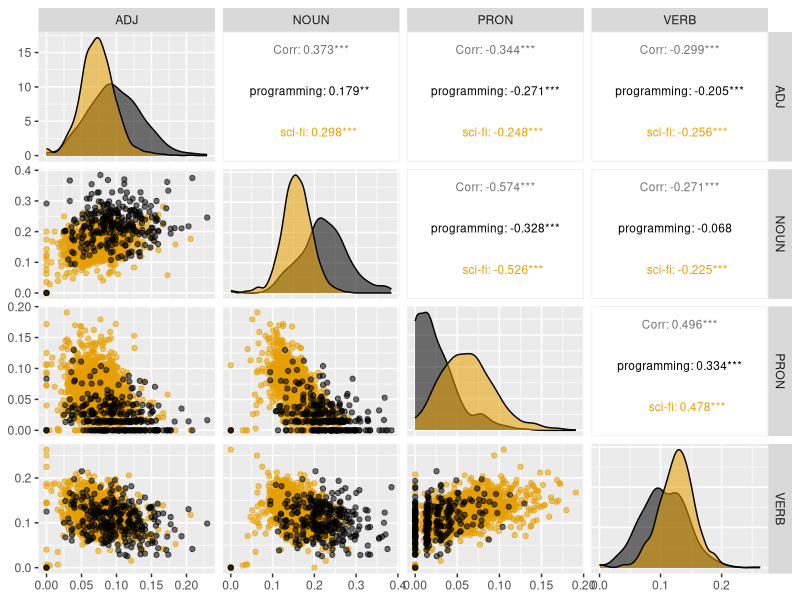
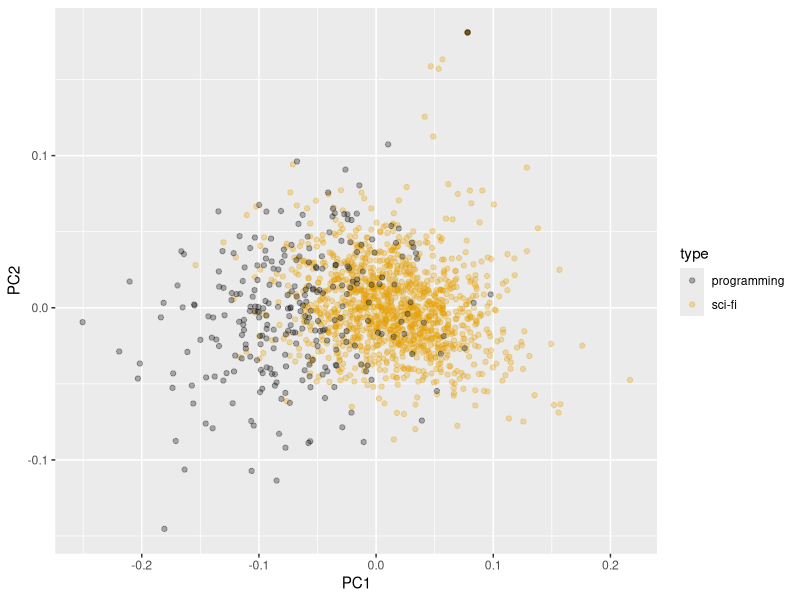
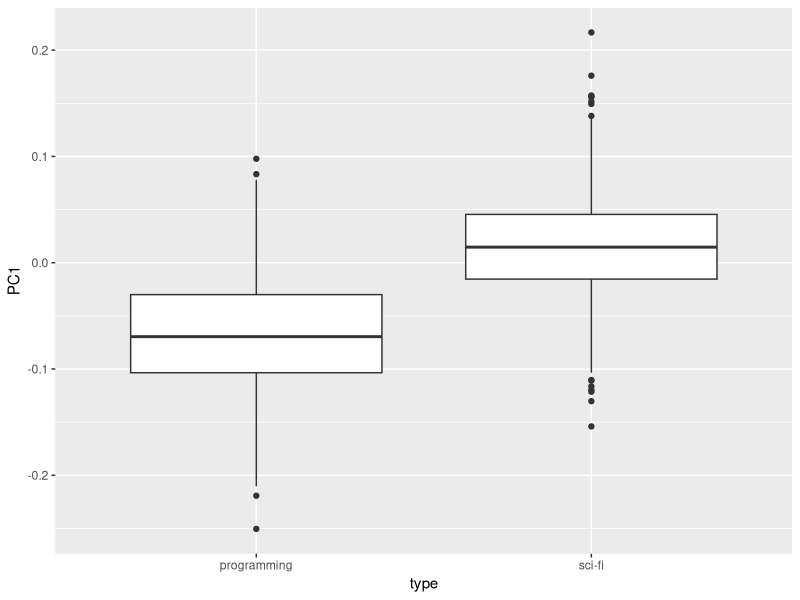

The R source for these figures, in order:
## ---- chunk 1
library(knitr)
library(tidyverse)
library(ggthemes)
library(GGally)
opts_chunk$set(echo = TRUE, message = F, warning = F)
## ---- chunk 2
#read data in
book_descriptions <- read_csv("data_raw/module_4_data/book_data.csv")
glimpse(book_descriptions)
## ---- chunk 3
#if you just add scale_color_colorblind, you will only change scatterplot colors
#you need to make the fill color also colorblind
ggpairs(book_descriptions,
        columns = c("ADJ", "NOUN", "PRON", "VERB"),
        aes(color = type, alpha = .3),
        upper = list(continuous = wrap("cor", size = 3))) +
  scale_color_colorblind() +
  scale_fill_colorblind()
## ---- chunk 4
book_desc_narrower <- book_descriptions %>% 
  select(ADJ, AUX, NOUN, PRON, VERB)

head(book_desc_narrower)

#run pca
prcomp_books <- prcomp(book_desc_narrower,
                       rank = 2)

glimpse(prcomp_books)
## ---- chunk 5
#give variance explained
data.frame(variable_name = c("ADJ", "AUX", "NOUN", "PRON", "VERB"),
           variance_explained = (prcomp_books$sdev / sum(prcomp_books$sdev))) %>% 
  kable(digits = 2)



## ---- chunk 6
prcomp_books$rotation %>% 
  data.frame() %>% 
  kable(digits = 2)
## ---- chunk 7
pca_books_df <- prcomp_books$x %>%
  data.frame()


pca_books_df$type <- book_descriptions %>% 
  pull(type)

pca_books_df %>% 
  ggplot(aes(x = PC1,
             y = PC2,
             color = type)) +
  geom_point(alpha = 0.3) +
  scale_color_colorblind()
## ---- chunk 8
#plot in 1 dimension with a boxplot

pca_books_df %>% 
  ggplot(aes(x = type,
             y = PC1)) +
  geom_boxplot()
